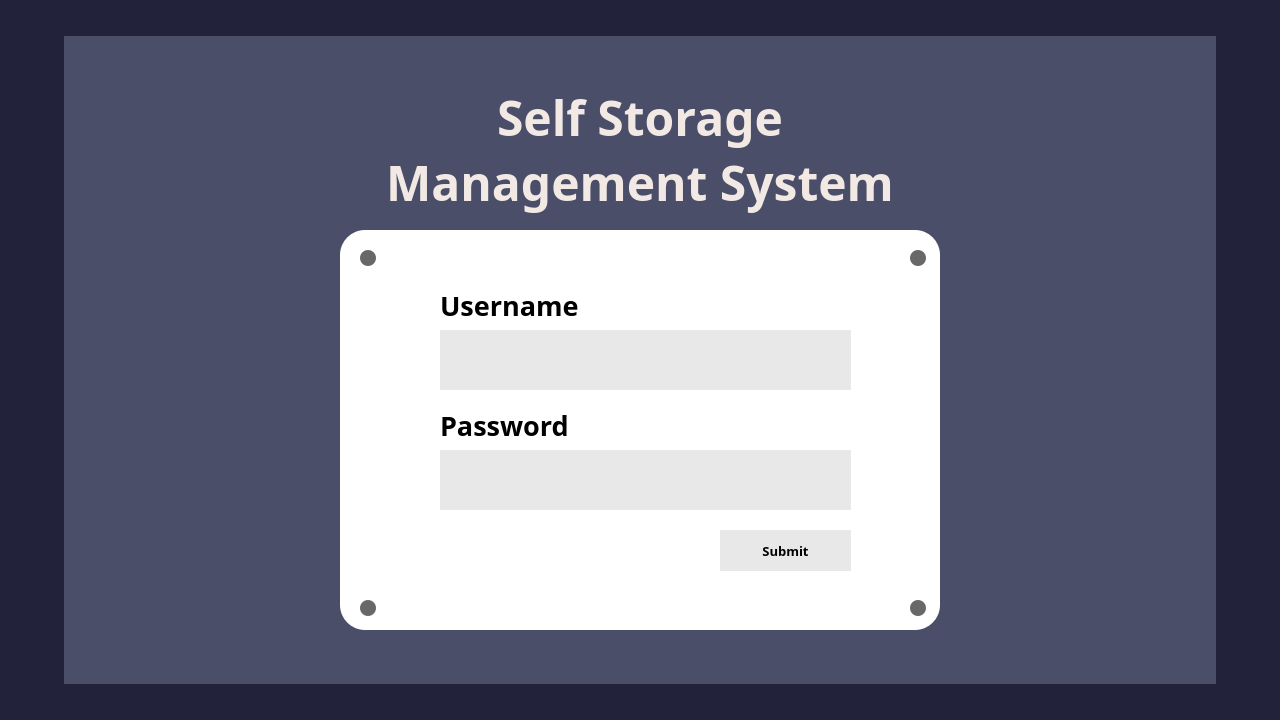
<?xml version="1.0" encoding="UTF-8"?>
<ui version="4.0">
 <class>MainPage</class>
 <widget class="QMainWindow" name="MainPage">
  <property name="geometry">
   <rect>
    <x>0</x>
    <y>0</y>
    <width>1280</width>
    <height>720</height>
   </rect>
  </property>
  <property name="cursor">
   <cursorShape>ArrowCursor</cursorShape>
  </property>
  <property name="windowTitle">
   <string>Self Storage Management</string>
  </property>
  <widget class="QWidget" name="centralwidget">
   <widget class="QLabel" name="titleText">
    <property name="geometry">
     <rect>
      <x>240</x>
      <y>60</y>
      <width>800</width>
      <height>180</height>
     </rect>
    </property>
    <property name="font">
     <font>
      <family>Montserrat</family>
      <pointsize>36</pointsize>
      <weight>75</weight>
      <bold>true</bold>
     </font>
    </property>
    <property name="styleSheet">
     <string notr="true">color: rgb(242, 233, 228);
</string>
    </property>
    <property name="text">
     <string>Self Storage
Management System</string>
    </property>
    <property name="alignment">
     <set>Qt::AlignCenter</set>
    </property>
   </widget>
   <widget class="QLabel" name="usernameLabel">
    <property name="geometry">
     <rect>
      <x>440</x>
      <y>280</y>
      <width>241</width>
      <height>51</height>
     </rect>
    </property>
    <property name="font">
     <font>
      <family>Montserrat</family>
      <pointsize>20</pointsize>
      <weight>75</weight>
      <bold>true</bold>
     </font>
    </property>
    <property name="text">
     <string>Username</string>
    </property>
   </widget>
   <widget class="QLabel" name="passwordLabel">
    <property name="geometry">
     <rect>
      <x>440</x>
      <y>390</y>
      <width>241</width>
      <height>71</height>
     </rect>
    </property>
    <property name="font">
     <font>
      <family>Montserrat</family>
      <pointsize>20</pointsize>
      <weight>75</weight>
      <bold>true</bold>
     </font>
    </property>
    <property name="text">
     <string>Password</string>
    </property>
   </widget>
   <widget class="QLineEdit" name="passwordEntry">
    <property name="geometry">
     <rect>
      <x>440</x>
      <y>450</y>
      <width>411</width>
      <height>60</height>
     </rect>
    </property>
    <property name="font">
     <font>
      <family>Montserrat</family>
      <pointsize>18</pointsize>
      <weight>50</weight>
      <bold>false</bold>
     </font>
    </property>
    <property name="styleSheet">
     <string notr="true">background-color: rgb(232, 232, 232);
border-radius: 0;</string>
    </property>
    <property name="text">
     <string/>
    </property>
   </widget>
   <widget class="QLineEdit" name="usernameEntry">
    <property name="geometry">
     <rect>
      <x>440</x>
      <y>330</y>
      <width>411</width>
      <height>60</height>
     </rect>
    </property>
    <property name="font">
     <font>
      <family>Montserrat</family>
      <pointsize>18</pointsize>
      <weight>50</weight>
      <bold>false</bold>
     </font>
    </property>
    <property name="styleSheet">
     <string notr="true">background-color: rgb(232, 232, 232);
border-radius: 0;</string>
    </property>
    <property name="text">
     <string/>
    </property>
   </widget>
   <widget class="QPushButton" name="pushButton">
    <property name="geometry">
     <rect>
      <x>720</x>
      <y>530</y>
      <width>131</width>
      <height>41</height>
     </rect>
    </property>
    <property name="font">
     <font>
      <family>Montserrat</family>
      <pointsize>10</pointsize>
      <weight>75</weight>
      <bold>true</bold>
     </font>
    </property>
    <property name="cursor">
     <cursorShape>PointingHandCursor</cursorShape>
    </property>
    <property name="styleSheet">
     <string notr="true">background-color: rgb(232, 232, 232);
border-radius: 0;</string>
    </property>
    <property name="text">
     <string>Submit</string>
    </property>
   </widget>
   <widget class="QLabel" name="whiteRoundRect">
    <property name="geometry">
     <rect>
      <x>340</x>
      <y>230</y>
      <width>600</width>
      <height>400</height>
     </rect>
    </property>
    <property name="styleSheet">
     <string notr="true">border-radius: 25px;
  background: white;
  padding: 20px;
  width: 200px;
  height: 150px;</string>
    </property>
    <property name="text">
     <string/>
    </property>
   </widget>
   <widget class="QLabel" name="sm_circle1">
    <property name="geometry">
     <rect>
      <x>360</x>
      <y>250</y>
      <width>16</width>
      <height>16</height>
     </rect>
    </property>
    <property name="styleSheet">
     <string notr="true">border-radius: 8;
background-color: #686868;
</string>
    </property>
    <property name="text">
     <string/>
    </property>
   </widget>
   <widget class="QLabel" name="sm_circle2">
    <property name="geometry">
     <rect>
      <x>910</x>
      <y>250</y>
      <width>16</width>
      <height>16</height>
     </rect>
    </property>
    <property name="styleSheet">
     <string notr="true">border-radius: 8;
background-color: #686868;
</string>
    </property>
    <property name="text">
     <string/>
    </property>
   </widget>
   <widget class="QLabel" name="sm_circle3">
    <property name="geometry">
     <rect>
      <x>360</x>
      <y>600</y>
      <width>16</width>
      <height>16</height>
     </rect>
    </property>
    <property name="styleSheet">
     <string notr="true">border-radius: 8;
background-color: #686868;
</string>
    </property>
    <property name="text">
     <string/>
    </property>
   </widget>
   <widget class="QLabel" name="sm_circle4">
    <property name="geometry">
     <rect>
      <x>910</x>
      <y>600</y>
      <width>16</width>
      <height>16</height>
     </rect>
    </property>
    <property name="styleSheet">
     <string notr="true">border-radius: 8;
background-color: #686868;
</string>
    </property>
    <property name="text">
     <string/>
    </property>
   </widget>
   <widget class="QLabel" name="bg_dark">
    <property name="geometry">
     <rect>
      <x>0</x>
      <y>0</y>
      <width>1280</width>
      <height>720</height>
     </rect>
    </property>
    <property name="styleSheet">
     <string notr="true">background-color: #22223b;</string>
    </property>
    <property name="text">
     <string/>
    </property>
   </widget>
   <widget class="QLabel" name="bg_light">
    <property name="geometry">
     <rect>
      <x>64</x>
      <y>36</y>
      <width>1152</width>
      <height>648</height>
     </rect>
    </property>
    <property name="styleSheet">
     <string notr="true">background-color: #4a4e69;</string>
    </property>
    <property name="text">
     <string/>
    </property>
   </widget>
   <zorder>bg_dark</zorder>
   <zorder>bg_light</zorder>
   <zorder>whiteRoundRect</zorder>
   <zorder>titleText</zorder>
   <zorder>usernameLabel</zorder>
   <zorder>passwordLabel</zorder>
   <zorder>passwordEntry</zorder>
   <zorder>usernameEntry</zorder>
   <zorder>pushButton</zorder>
   <zorder>sm_circle1</zorder>
   <zorder>sm_circle2</zorder>
   <zorder>sm_circle3</zorder>
   <zorder>sm_circle4</zorder>
  </widget>
 </widget>
 <resources/>
 <connections>
  <connection>
   <sender>passwordEntry</sender>
   <signal>returnPressed()</signal>
   <receiver>pushButton</receiver>
   <slot>click()</slot>
   <hints>
    <hint type="sourcelabel">
     <x>680</x>
     <y>482</y>
    </hint>
    <hint type="destinationlabel">
     <x>769</x>
     <y>548</y>
    </hint>
   </hints>
  </connection>
 </connections>
</ui>
